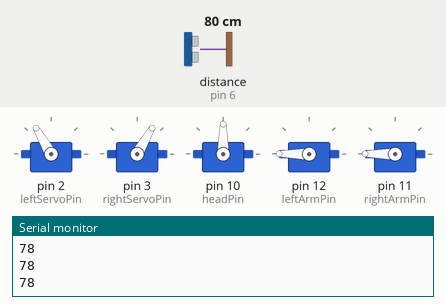
Bench run of a sketch on a simulated Arduino Uno, built with avr-gcc and run on an emulated ATmega328P. Parts: 5 × servo, the last lines printed to the serial monitor. Wiring (inferred from the names in the program): ultrasonic range finder: trigger pin 7; echo pin 6. Inputs (shaded band) come from the test bench; at power-on: distance to the obstacle (sensor on pin 6) 80 cm. The echo pulse lasts 58.3 µs per cm.

Above: at 2.2 s.
2.3 s: distance to the obstacle (sensor on pin 6) set to 18 cm
3.8 s: distance to the obstacle (sensor on pin 6) set to 13 cm
At 8.3 s:
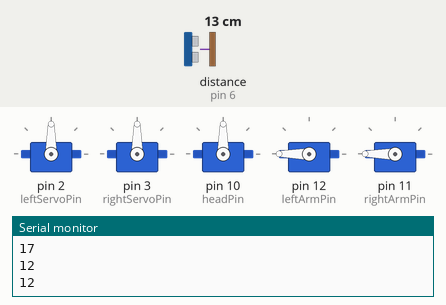
9.8 s: distance to the obstacle (sensor on pin 6) set to 35 cm
At 10.5 s:
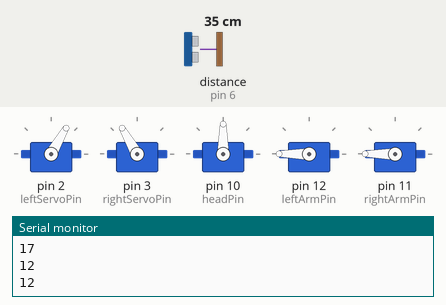
12.8 s: distance to the obstacle (sensor on pin 6) set to 2 cm
At 16.4 s:
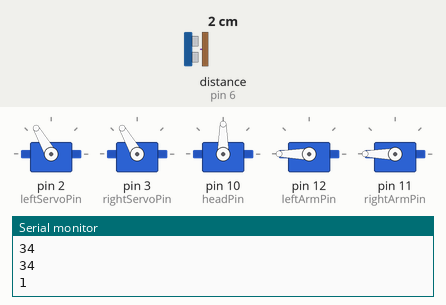
Timing chart, 0 to 16.8 s (numbered marks = the images above; inputs shaded):
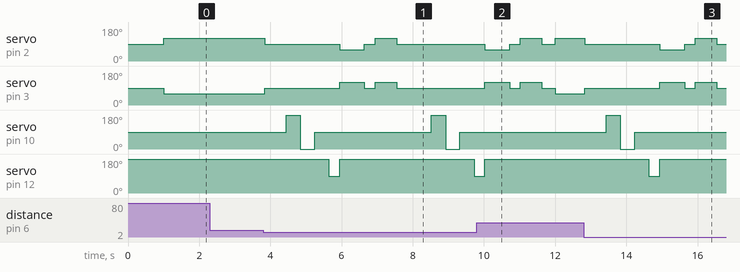

The sketch:

Sparky-code.ino
```cpp
#include <Servo.h>

// -----------------------------
// PINY
// -----------------------------
const int trigPin = 7;
const int echoPin = 6;

const int leftServoPin = 2;
const int rightServoPin = 3;

const int headPin = 10;
const int rightArmPin = 11;
const int leftArmPin = 12;

// -----------------------------
// SERVA
// -----------------------------
Servo leftServo;
Servo rightServo;
Servo headServo;
Servo leftArm;
Servo rightArm;

// -----------------------------
// KALIBRACE SERV
// (90 = stop, >90 dopředu, <90 dozadu)
// -----------------------------
const int STOP = 90;

const int FWD_LEFT  = 120;
const int FWD_RIGHT = 60;

const int BWD_LEFT  = 60;
const int BWD_RIGHT = 120;

// -----------------------------
// FUNKCE: MĚŘENÍ VZDÁLENOSTI
// -----------------------------
long getDistance() {
  digitalWrite(trigPin, LOW);
  delayMicroseconds(3);
  digitalWrite(trigPin, HIGH);
  delayMicroseconds(10);
  digitalWrite(trigPin, LOW);

  unsigned long duration = pulseIn(echoPin, HIGH, 25000); // timeout 25 ms

  if (duration == 0) return 999; // nic nezměřeno → daleko

  long distance = duration * 0.034 / 2;
  return distance;
}

// -----------------------------
// FUNKCE POHYBU
// -----------------------------
void stopMoving() {
  leftServo.write(STOP);
  rightServo.write(STOP);
}

void goForward() {
  leftServo.write(FWD_LEFT);
  rightServo.write(FWD_RIGHT);
}

void goBackward() {
  leftServo.write(BWD_LEFT);
  rightServo.write(BWD_RIGHT);
}

void turnLeft() {
  leftServo.write(BWD_LEFT);
  rightServo.write(FWD_RIGHT);
}

void turnRight() {
  leftServo.write(FWD_LEFT);
  rightServo.write(BWD_RIGHT);
}

// -----------------------------
// ANIMACE HLAVY A RUKOU
// -----------------------------
void headAndArmsReaction() {
  leftArm.write(180);
  rightArm.write(180);
  headServo.write(90);
  delay(300);

  headServo.write(180);
  delay(400);

  headServo.write(0);
  delay(400);

  headServo.write(90);
  delay(400);

  leftArm.write(90);
  delay(300);

  leftArm.write(180);
  rightArm.write(180);
  headServo.write(90);
}

// -----------------------------
// SETUP
// -----------------------------
void setup() {
  Serial.begin(9600);

  pinMode(trigPin, OUTPUT);
  pinMode(echoPin, INPUT);

  leftServo.attach(leftServoPin);
  rightServo.attach(rightServoPin);
  headServo.attach(headPin);
  leftArm.attach(leftArmPin);
  rightArm.attach(rightArmPin);

  headServo.write(90);
  leftArm.write(180);
  rightArm.write(180);

  stopMoving();
  delay(1000);
}

// -----------------------------
// HLAVNÍ LOOP
// -----------------------------
void loop() {
  long distance = getDistance();
  Serial.println(distance);

  if (distance < 15) {
    stopMoving();
    delay(300);

    headAndArmsReaction();

    goBackward();
    delay(700);

    stopMoving();
    delay(300);

    turnRight();
    delay(600);

    stopMoving();
    delay(300);
  } else {
    goForward();
  }

  delay(80);
}
```

Measured:
- the behaviour switches between 16 and 15 cm on distance to the obstacle (sensor on pin 6) (found by bisection; images 0 and 1)
- after the input at 3.8 s, servo on pin 2 (leftServoPin): 120° → 90° at once, → 60° 2.1 s later, → 90° 0.70 s later, → 120° 0.30 s later, … (5 changes in this stretch); servo on pin 3 (rightServoPin): goes 90° 2.1 s, 120° 0.70 s, 90° 0.30 s, 120° 0.60 s, then 90°, starting at once
- after the input at 9.8 s, servo on pin 10 (headPin): stays 90° (without the input it goes to 180° after 2.8 s)
- after the input at 12.8 s, servo on pin 2 (leftServoPin): 120° → 90° at once, → 60° 2.1 s later, → 90° 0.70 s later, → 120° 0.30 s later, … (5 changes in this stretch); servo on pin 3 (rightServoPin): goes 90° 2.1 s, 120° 0.70 s, 90° 0.30 s, 120° 0.60 s, then 90°, starting at once
